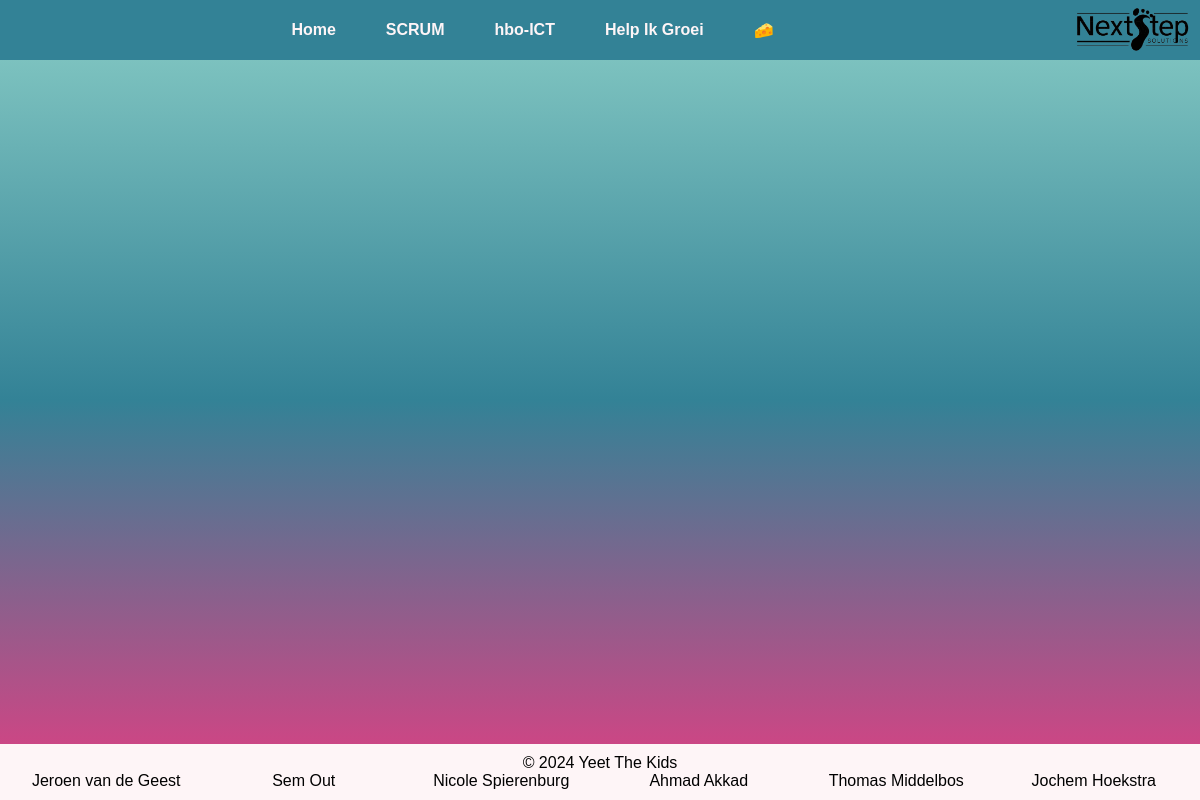
Page /announcements/ on the earlier database version.
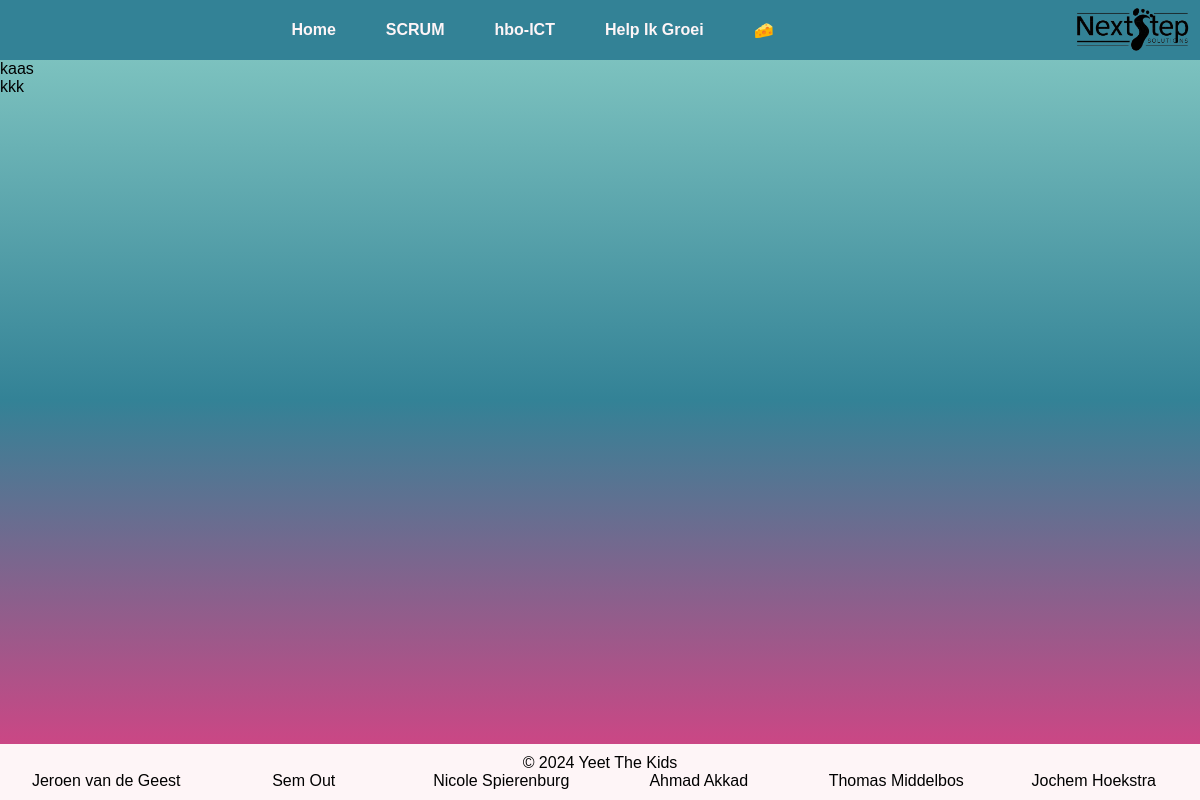
Same page on the later database version.
### announcements/models.py (models this page shows)
class Announcement(models.Model):
    title = models.CharField(max_length=32)
    text = models.TextField()

### announcements/views.py (the view)
# urls.py: path("", views.AnnouncementListView.as_view(), name='announcements'),
class AnnouncementListView(View):
    def get(self, request):
        announcements = models.Announcement.objects.all()
        return render(request, "announcements.html", {'announcements':announcements})

### announcements/templates/announcements.html
{% extends 'core/base.html' %}
{% block content %}
<div>
    {% for announcement in announcements %}
    <div>{{ announcement.title }}</div>
    {% endfor %}
</div>
{% endblock %}

### APPYTK/templates/core/base.html (shortened to what this page needs)
{% load static from static %}
<!DOCTYPE html>
<html lang="en">
<head>
    <link rel="stylesheet" href="{% static 'layout.css' %}">
    <link href='https://unpkg.com/boxicons@2.1.4/css/boxicons.min.css' rel='stylesheet'>
    {% block head %}
        <link rel="stylesheet" href="{% static 'styles.css' %}">
    {% endblock %}
</head>
<body>
    <header>
        <nav id="nav">
            <a href="{% url 'home' %}">
                <div>Home</div>
            </a>
            <a href="index.html">
                <div>SCRUM</div>
            </a>
            <a href="index.html">
                <div>hbo-ICT</div>
            </a>
            <a href="index.html">
                <div>Help Ik Groei</div>
            </a>
            <a href="Kaas.inc/kaas.html">
                <div>🧀</div>
            </a>
        </nav>
        <a href="{% url 'home' %}"><img src="./images/NextStep no bg.png" /></a>
    </header>
    <div style="height: 60px"></div>
    {% block content %}{% endblock %}
    <div style="flex-grow: 1"></div>
    <footer>
        <p id="copyright">&copy; 2024 Yeet The Kids</p>
        <div id="footer-container">
            <p class="credits">Jeroen van de Geest</p>
            <p class="credits">Sem Out</p>
            <p class="credits">Nicole Spierenburg</p>
            <p class="credits">Ahmad Akkad</p>
            <p class="credits">Thomas Middelbos</p>
            <p class="credits">Jochem Hoekstra</p>
        </div>
    </footer>
</body>
</html>

### APPYTK/static/layout.css (style rules this page uses)
header { background-color: var(--the); position: fixed; top: 0; width: 100%; height: 60px; display: flex; align-items: center; font-size: auto; z-index: 1000; }
nav { width: 100%; height: 100%; display: flex; justify-content: center; padding: 5px; color: var(--light); }
nav a { height: 100%; text-decoration: none; color: var(--light); }
nav div { height: 100%; width: auto; padding: 0 25px 0 25px; display: flex; justify-content: center; align-items: center; font-weight: bold; }
header img { max-height: 60px; padding: 5px; }
footer { width: 100%; bottom: 0; height: 60px; display: flex; flex-direction: column; background-color: var(--light); padding: 10px; }
footer p { width: 100%; height: 50%; text-align: center; }
#footer-container { width: 100%; height: 50%; display: flex; justify-content: center; gap: 5px; }

### APPYTK/static/styles.css (style rules this page uses)
:root { --yeet: #89cdc6; --the: #338296; --kids: #e43d82; --light: #fef5f7; --dark: #1a4c5d; --darker: #073b4c; --borderRadius: 18px; }
* { margin: 0; padding: 0; box-sizing: border-box; font-family: "Poppins", sans-serif; }
html { min-height: 100vh; min-width: 100vw; }
body { min-height: 100vh; height: 100%; width: 100%; background: linear-gradient(var(--yeet), var(--the), var(--kids)); display: flex; flex-direction: column; overflow-x: hidden; }
@media screen and (max-width: 1200px) { footer { height: auto !important; } }

Differences in the rows shown:
added Announcement: title "kaas"
added Announcement: title "kkk"
